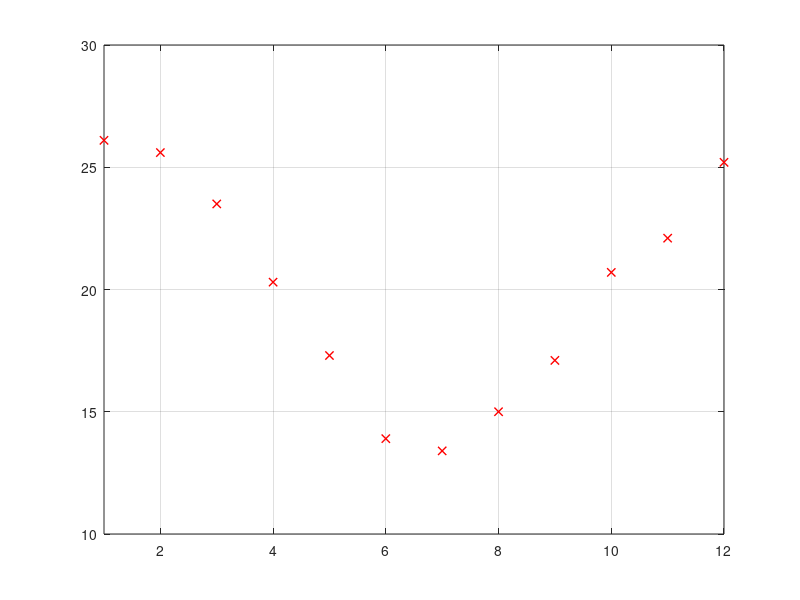

This chart was generated by the following MATLAB code: (Note: this script raises an error after producing the figure.)
## Ejercicio 1

## Carga de datos
  t = [1:12]';
  y = load("datos1.txt");

## Gráfico de los datos
  figure(1);
    clf;
    plot(t,y,"xr","LineWidth",1)
    grid on;
    hold on;
    axis([1 12 10 30]);

## Armado de matriz y resolución para obtener coeficientes y la función aproximada
  A = [t, ones(length(t),1), sin((pi/6)*t), cos((pi/6)*t)];
  c = gauss((A' * A),(A' * y));
  f = @(t) c(1) * t + c(2) + c(3) * sin((pi/6)*t) + c(4) * cos((pi/6)*t);

## Gráfico de la función aproximada
  t_f = 1:0.1:14;
  figure(1);
    plot(t_f,f(t_f),"-","LineWidth",1)
     axis([1 12 10 30]);

## Resultados inciso a
  disp('a)');
  disp(['a = ' num2str(c(1))]);
  disp(['b = ' num2str(c(2))]);
  disp(['c = ' num2str(c(3))]);
  disp(['d = ' num2str(c(4))]);
  disp(' ');

## Cálculo del error cuadrático
  EC_abs = sum((y - f(t)).^2);

## Resultados inciso b
  disp('b)');
  disp(['Error cuadrático absoluto = ' num2str(EC_abs)]);
  disp(' ');

## Cálculo de la temperatura media en enero 2020
  f_01_2020 = f(13);

## Gráfico de la temperatura media en enero 2020
  figure(1);
    plot(13,f_01_2020,"xg","LineWidth",1)
    axis([1 14 10 30]);

## Cálculo del error relativo
  e_rel = abs(f_01_2020-27)/27;

## Resultados inciso c
  disp('c)');
  disp(['La temperatura media en enero de 2020 según el modelo es ' num2str(f_01_2020)]);
  disp(['El error relativo cometido por el modelo es ' num2str(e_rel) ]);
  disp(' ');
